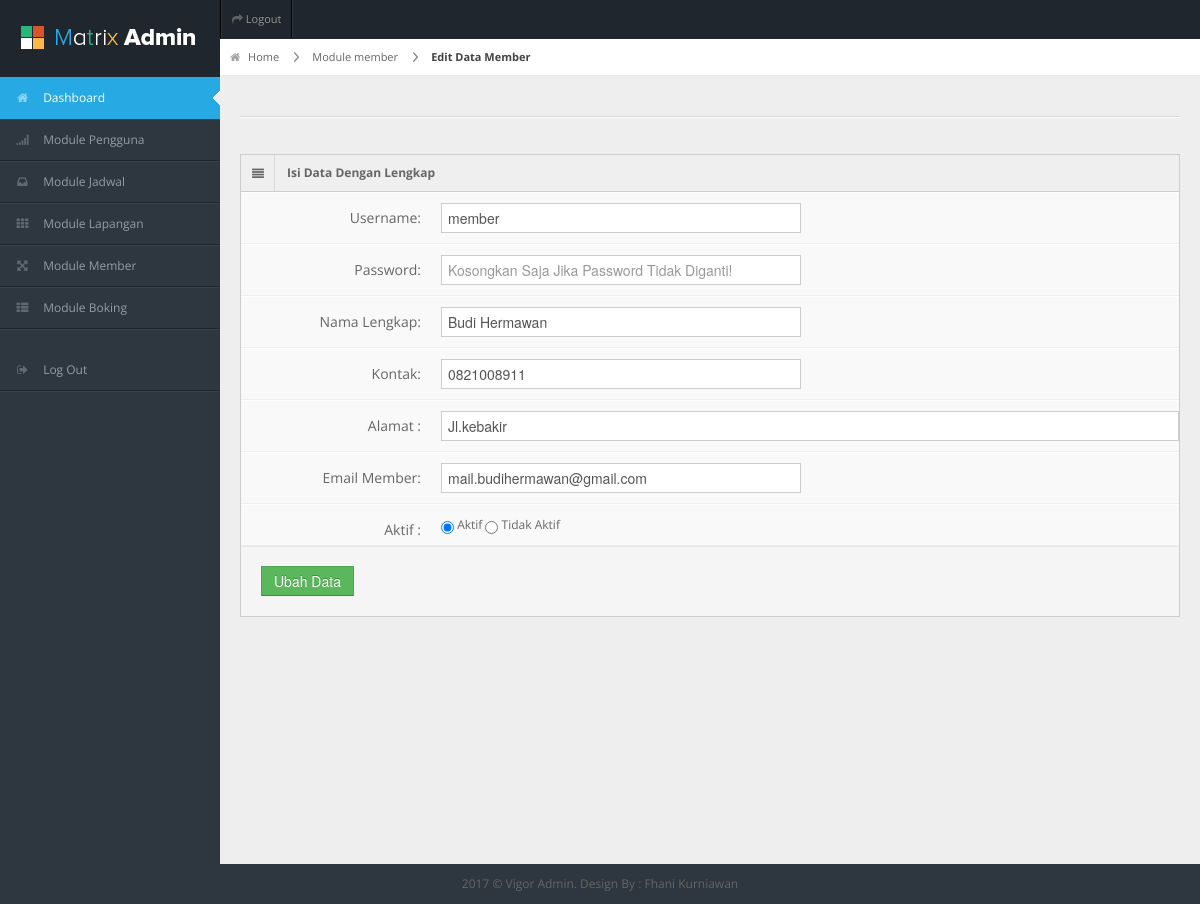
The app's page /vigoradmin/frame.php?load=member&action=edit&id=2 (signed in) with its own data.
### tables this page shows
CREATE TABLE `tmember` (
  `kdMember` bigint(20) NOT NULL AUTO_INCREMENT,
  `usermember` varchar(100) NOT NULL,
  `passmember` varchar(100) NOT NULL,
  `nmLengkap` varchar(100) NOT NULL,
  `alamat` text NOT NULL,
  `emailMember` varchar(100) NOT NULL,
  `kontak` varchar(15) NOT NULL,
  `fotoMember` varchar(1000) NOT NULL,
  `aktif` char(1) NOT NULL,
  PRIMARY KEY (`kdMember`)
);

### vigoradmin/data/member/edit-data.php (the view, shortened to what this page needs)
<?php
$SQL=mysql_query("SELECT * FROM tmember WHERE kdMember='$_GET[id]'");
$_data=mysql_fetch_array($SQL);
echo"
<div id='content-header'>
  <div id='breadcrumb'> <a href='?load=dashboard' title='Go to Home' class='tip-bottom'><i class='icon-home'></i> Home</a> <a href='?load=member' class='tip-bottom'>Module member</a> <a href='?load=member&action=edit&id=$_GET[kdMember]' class='current'>Edit Data Member</a> </div>
</div>
<div class='container-fluid'>
  <hr>
  <div class='row-fluid'>
    <div class='span12'>
      <div class='widget-box'>
        <div class='widget-title'> <span class='icon'> <i class='icon-align-justify'></i> </span>
          <h5>Isi Data Dengan Lengkap</h5>
        </div>
        <div class='widget-content nopadding'>
          <form action='$loadModule?load=member&action=ubahData' method='POST' class='form-horizontal' enctype='multipart/form-data'>
		  <input type='hidden' name='id' value='$_data[kdMember]'>
            <div class='control-group'>
              <label class='control-label'>Username:</label>
              <div class='controls'>
                <input type='text' class='span6' placeholder='username' name='txtUsername' value='$_data[usermember]' />
              </div>
            </div>
            <div class='control-group'>
              <label class='control-label'>Password:</label>
              <div class='controls'>
                <input type='password' class='span6' placeholder='Kosongkan Saja Jika Password Tidak Diganti!' name='txtPassword' />
              </div>
            </div>
            <div class='control-group'>
              <label class='control-label'>Nama Lengkap:</label>
              <div class='controls'>
                <input type='text' class='span6' placeholder='Nama Lengkap' name='txtNmLengkap' value='$_data[nmLengkap]' />
              </div>
            </div>
			<div class='control-group'>
              <label class='control-label'>Kontak:</label>
              <div class='controls'>
                <input type='text' class='span6'  name='txtKontak' value='$_data[kontak]' />
              </div>
            </div>
            <div class='control-group'>
              <label class='control-label'>Alamat :</label>
              <div class='controls'>
                <input type='text' class='span12' placeholder='Jl.Example' name='txtAlamat' value='$_data[alamat]' />
              </div>
            </div>
            <div class='control-group'>
              <label class='control-label'>Email Member:</label>
              <div class='controls'>
                <input type='email' class='span6' placeholder='example@ex.com' name='txtEmail' value='$_data[emailMember]' />
              </div>
            </div>
            <div class='control-group'>
              <label class='control-label'>Aktif :</label>
              <div class='controls'>";
			  if($_data['aktif']=="Y"){
				  echo"
				  <input type='radio' value='Y' name='rbAktif' checked> Aktif
                <input type='radio' value='N' name='rbAktif'> Tidak Aktif
				  ";
				  }else{
					echo"
				<input type='radio' value='Y' name='rbAktif'> Aktif
                <input type='radio' value='N' name='rbAktif' checked> Tidak Aktif
					";
					  }
			  echo"
              </div>
            </div>
            <div class='form-actions'>
              <button type='submit' class='btn btn-success'>Ubah Data</button>
            </div>
          </form>
        </div>
      </div>
     </div>
     </div>
     </div>
";
?>

### vigoradmin/css/matrix-style.css (style rules this page uses)
* { outline:none !important; -moz-outline: none !important; }
html, body { height:100% }
body { overflow-x: hidden; margin-top: -10px; font-family: 'Open Sans', sans-serif; font-size:12px; color:#666; }
a { color:#666; }
select, textarea, input[type="text"], input[type="password"], input[type="datetime"], input[type="datetime-local"], input[type="date"], input[type="month"], input[type="time"], input[type="week"], input[type="number"], input[type="email"], input[type="url"], input[type="search"], input[type="tel"], input[type="color"], .uneditable-input, .label, .dropdown-menu, .btn, .well, .progress, .table-bordered, .btn-group > .btn:first-child, .btn-group > .btn:last-child, .btn-group > .btn:last-child, .btn-group > .dropdown-toggle, .alert { border-radius:0px; }
.btn, textarea, input[type="text"], input[type="password"], input[type="datetime"], input[type="datetime-local"], input[type="date"], input[type="month"], input[type="time"], input[type="week"], input[type="number"], input[type="email"], input[type="url"], input[type="search"], input[type="tel"], input[type="color"], .uneditable-input { box-shadow:none; }
.progress, .progress-success .bar, .progress .bar-success, .progress-warning .bar, .progress .bar-warning, .progress-danger .bar, .progress .bar-danger, .progress-info .bar, .progress .bar-info, .btn, .btn-primary { background-image:none; }
.form-horizontal .form-actions { padding-left:20px; }
hr { border-top-color:#dadada; }
#content-header { position: abslute; width: 100%; margin-top: -38px; z-index: 20; }
#breadcrumb { background-color: #fff; border-bottom: 1px solid #e3ebed; }
#breadcrumb a { padding: 8px 20px 8px 10px; display: inline-block; background-image: url('../img/breadcrumb.png'); background-position: center right; background-repeat: no-repeat; font-size: 11px; color: #666666; }
#breadcrumb a:last-child { background-image:none; }
#breadcrumb a.current { font-weight: bold; color: #444444; }
#breadcrumb a i { margin-right: 5px; opacity: .6; }
.stat-boxes .peity_bar_good, .stat-boxes .peity_line_good, { color: #459D1C; }
.widget-box { background: none repeat scroll 0 0 #F9F9F9; border-left: 1px solid #CDCDCD; border-top: 1px solid #CDCDCD; border-right: 1px solid #CDCDCD; clear: both; margin-top: 16px; margin-bottom: 16px; position: relative; }
.widget-title, .modal-header, .table th, div.dataTables_wrapper .ui-widget-header { background:#efefef; border-bottom: 1px solid #CDCDCD; height: 36px; }
.widget-title span.icon { padding: 9px 10px 7px 11px; float: left; border-right:1px solid #dadada; }
.widget-title h5 { color: #666; float: left; font-size: 12px; font-weight: bold; padding: 12px; line-height: 12px; margin: 0; }
.widget-content { padding:15px; border-bottom: 1px solid #cdcdcd; }
.nopadding { padding: 0 !important; }
form { margin-bottom: 0; }
.form-horizontal .control-group { border-top: 1px solid #ffffff; border-bottom: 1px solid #eeeeee; margin-bottom: 0; }
.form-horizontal .control-label { padding-top: 15px; width: 180px; }
.form-horizontal .controls { margin-left: 200px; padding: 10px 0; }
.form-horizontal .form-actions { margin-top: 0; margin-bottom: 0; }

### vigoradmin/css/matrix-media.css (style rules this page uses)
body { background:#2E363F; }

### records on screen
tmember: txtUsername "member", txtNmLengkap "Budi Hermawan", txtKontak "0821008911", txtAlamat "Jl.kebakir", txtEmail "mail.budihermawan@gmail.com"
